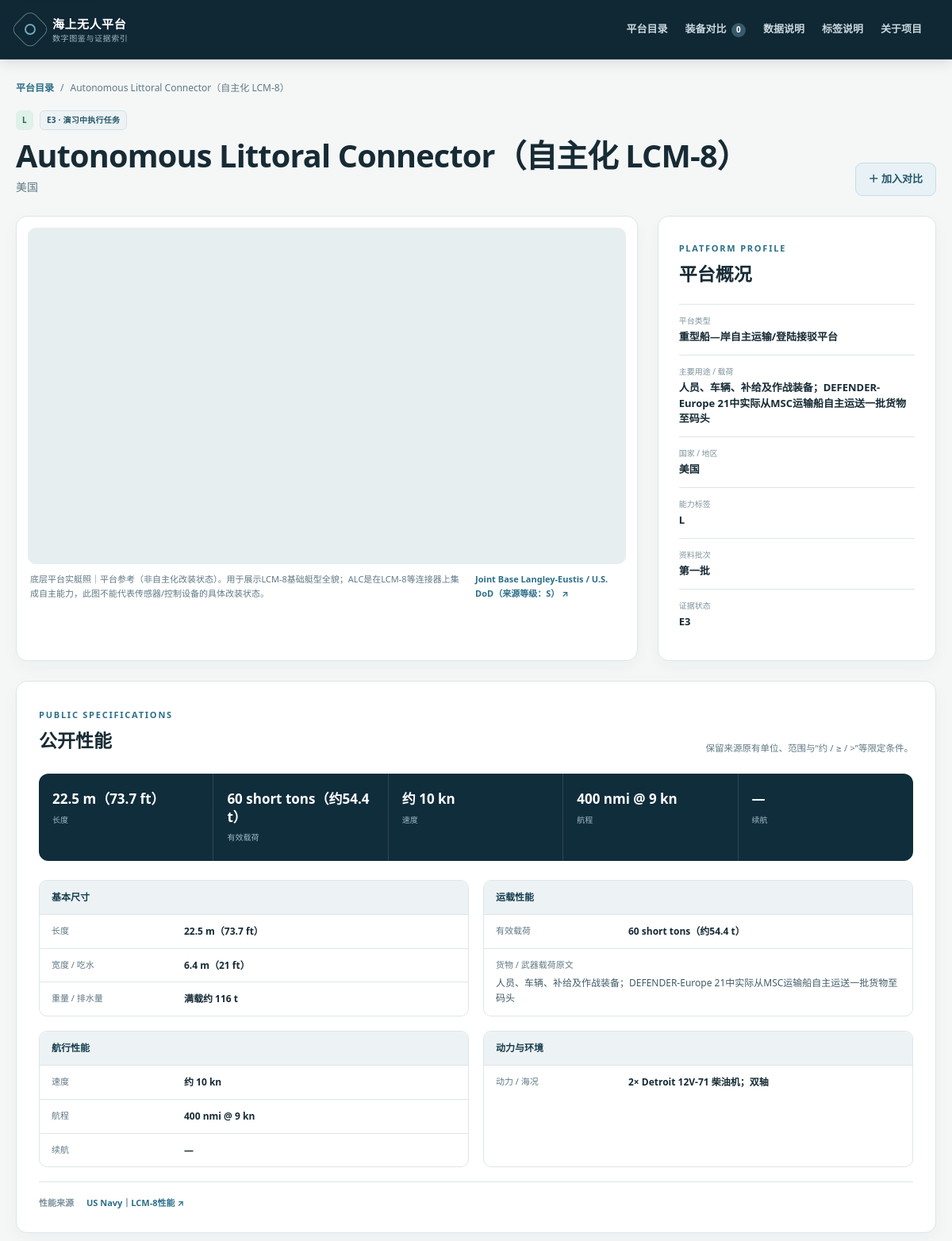
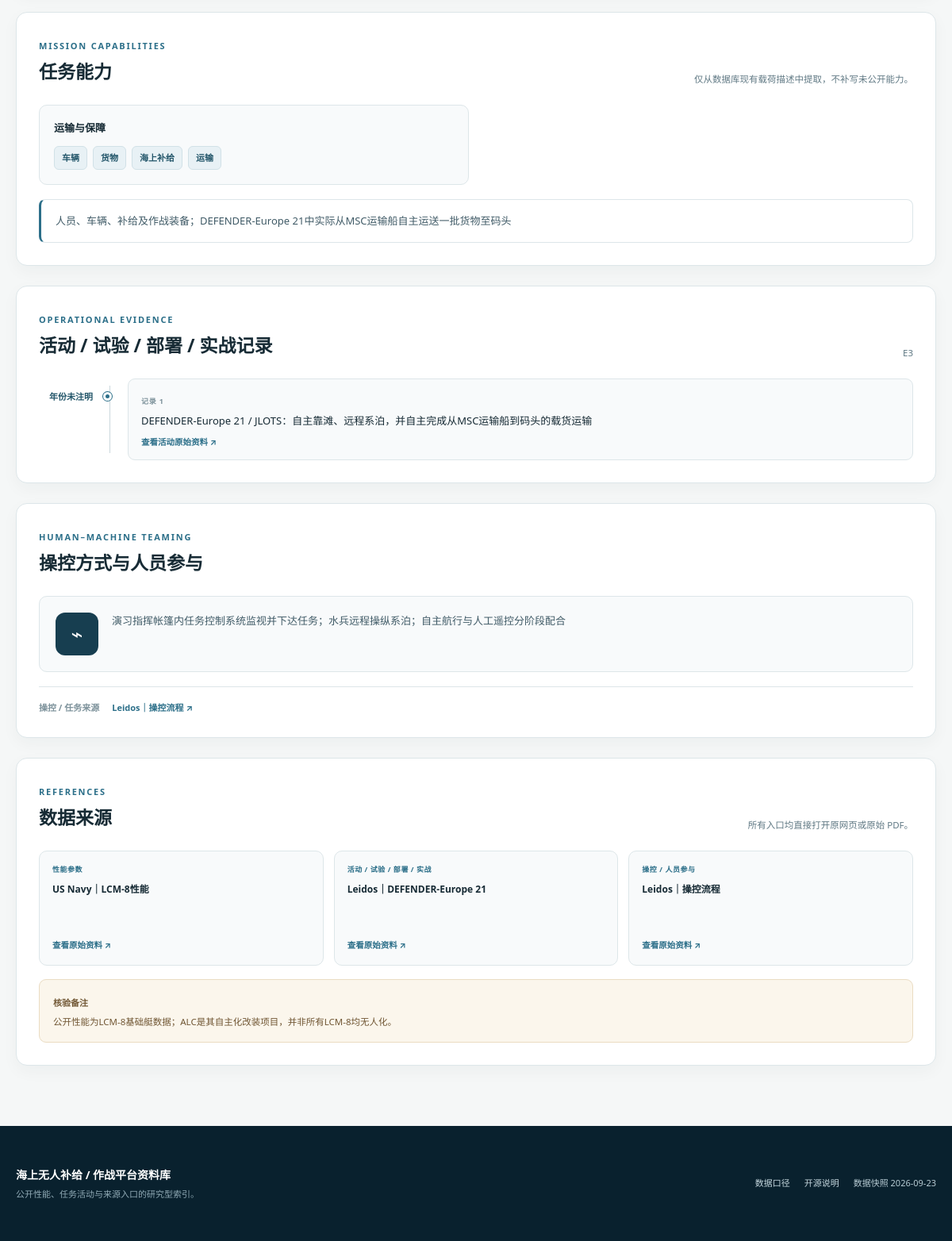
Page /platform/2 on the committed database (2 pictures, top to bottom).
### tables this page shows
CREATE TABLE platforms (
    id INTEGER PRIMARY KEY,
    name TEXT NOT NULL UNIQUE,
    country TEXT NOT NULL,
    batch INTEGER NOT NULL CHECK (batch IN (1, 2)),
    label TEXT NOT NULL CHECK (label IN ('L', 'L/W', 'W')),
    platform_type TEXT,
    payload_description TEXT,
    length_text TEXT,
    beam_draft_text TEXT,
    weight_displacement_text TEXT,
    payload_text TEXT,
    speed_text TEXT,
    range_text TEXT,
    endurance_text TEXT,
    propulsion_sea_text TEXT,
    control_people TEXT,
    evidence_code TEXT CHECK (evidence_code IN ('E2', 'E3', 'E4', 'E5') OR evidence_code IS NULL),
    evidence_raw TEXT,
    verification_note TEXT,
    source_sheet TEXT NOT NULL,
    source_row INTEGER NOT NULL,
    UNIQUE (source_sheet, source_row)
);

CREATE TABLE platform_images (
    id INTEGER PRIMARY KEY,
    platform_id INTEGER NOT NULL REFERENCES platforms(id) ON DELETE CASCADE,
    image_url TEXT,
    local_path TEXT,
    caption TEXT,
    source_url TEXT,
    source_name TEXT,
    image_type TEXT NOT NULL DEFAULT 'other'
        CHECK (image_type IN ('official', 'exercise', 'combat', 'manufacturer', 'control', 'loading', 'other')),
    is_primary INTEGER NOT NULL DEFAULT 0 CHECK (is_primary IN (0, 1)),
    sort_order INTEGER NOT NULL DEFAULT 0,
    created_at TEXT NOT NULL DEFAULT CURRENT_TIMESTAMP,
    CHECK (image_url IS NOT NULL OR local_path IS NOT NULL),
    CHECK (image_url IS NULL OR image_url LIKE 'http://%' OR image_url LIKE 'https://%'),
    CHECK (source_url IS NULL OR source_url LIKE 'http://%' OR source_url LIKE 'https://%')
);

CREATE TABLE source_links (
    id INTEGER PRIMARY KEY,
    platform_id INTEGER NOT NULL REFERENCES platforms(id) ON DELETE CASCADE,
    role TEXT NOT NULL CHECK (role IN ('performance', 'activity', 'control')),
    title TEXT NOT NULL,
    url TEXT NOT NULL,
    UNIQUE (platform_id, role, url)
);

CREATE TABLE activities (
    id INTEGER PRIMARY KEY,
    platform_id INTEGER NOT NULL REFERENCES platforms(id) ON DELETE CASCADE,
    sequence_no INTEGER NOT NULL,
    description TEXT NOT NULL,
    UNIQUE (platform_id, sequence_no)
);

### app.py (the view)
    @app.route("/platform/<int:platform_id>")
    def detail(platform_id):
        db = get_db()
        row = db.execute("SELECT * FROM platforms WHERE id = ?", (platform_id,)).fetchone()
        if row is None:
            abort(404)
        platform = dict(row)
        activities = [
            {**dict(item), "year": activity_year(item["description"])}
            for item in db.execute(
                "SELECT id, sequence_no, description FROM activities WHERE platform_id = ? ORDER BY sequence_no",
                (platform_id,),
            ).fetchall()
        ]
        links = clean_links(db.execute(
            "SELECT role, title, url FROM source_links WHERE platform_id = ? "
            "ORDER BY CASE role WHEN 'performance' THEN 1 WHEN 'activity' THEN 2 ELSE 3 END, id",
            (platform_id,),
        ).fetchall())
        links_by_role = {role: [link for link in links if link["role"] == role] for role in SOURCE_ROLE_LABELS}
        return render_template(
            "platform_detail.html", platform=platform, activities=activities, links=links,
            links_by_role=links_by_role, images=platform_images(db, platform_id),
            performance_groups=PERFORMANCE_GROUPS, highlight_fields=HIGHLIGHT_FIELDS,
            capability_groups=capability_groups(platform.get("payload_description")),
        )

### app.py (called while the page is built)
def is_missing(value) -> bool:
    if value is None or not str(value).strip():
        return True
    text = str(value).strip()
    return text in MISSING_VALUES

def safe_http_url(value: str | None) -> str | None:
    if not value:
        return None
    url = value.strip()
    if any(character.isspace() or ord(character) < 32 for character in url):
        return None
    try:
        parsed = urlparse(url)
        _port = parsed.port
    except ValueError:
        return None
    if (
        parsed.scheme.lower() not in {"http", "https"}
        or not parsed.hostname
        or parsed.username is not None
        or parsed.password is not None
    ):
        return None
    return url

def safe_static_path(value: str | None) -> str | None:
    if not value:
        return None
    normalized = value.strip().replace("\\", "/")
    path = PurePosixPath(normalized)
    if path.is_absolute() or ".." in path.parts or normalized.startswith("/"):
        return None
    if normalized != "img/placeholder-platform.svg" and not normalized.startswith("img/platforms/"):
        return None
    return normalized

def capability_groups(text: str | None) -> list[dict]:
    source = text or ""
    groups = []
    for heading, terms in CAPABILITY_TERMS.items():
        labels = []
        for needle, label in terms:
            if needle.lower() in source.lower() and label not in labels:
                if needle == "火箭" and "制导火箭" in source:
                    continue
                labels.append(label)
        if labels:
            groups.append({"heading": heading, "items": labels})
    return groups

def activity_year(description: str) -> str:
    match = re.search(r"(?<!\d)(20\d{2})(?!\d)", description or "")
    return match.group(1) if match else "年份未注明"

def evidence_badge_label(code: str | None, raw: str | None) -> str:
    if code in EVIDENCE_HELP:
        return code
    if re.search(r"未达\s*E2", raw or "", flags=re.IGNORECASE):
        return "未达E2"
    return "未评级"

### templates/platform_detail.html (shortened to what this page needs)
{% extends "base.html" %}
{% block content %}
<div class="page-shell detail-page">
  <nav class="breadcrumbs" aria-label="面包屑"><a href="{{ url_for('index') }}">平台目录</a><span>/</span><span aria-current="page">{{ platform.name }}</span></nav>
  <header class="detail-titlebar">
    <div><div class="title-badges"><span class="label-badge label-{{ platform.label|replace('/', '') }}">{{ platform.label }}</span><span class="evidence-badge evidence-{{ platform.evidence_code or 'NA' }}">{{ evidence_badge_label(platform.evidence_code, platform.evidence_raw) }}{% if platform.evidence_code %} · {{ evidence_help[platform.evidence_code] }}{% endif %}</span></div><h1>{{ platform.name }}</h1><p>{{ platform.country }}</p></div>
    <button class="button button-compare" type="button" data-compare-toggle data-platform-id="{{ platform.id }}" data-platform-name="{{ platform.name }}" data-platform-country="{{ platform.country }}" aria-pressed="false">＋ 加入对比</button>
  </header>
  <section class="detail-overview" aria-label="平台概览">
    <div class="gallery" data-gallery>
      <div class="gallery-stage">
        <img src="{{ images[0].src }}" alt="{{ platform.name }}；{{ images[0].caption }}" decoding="async" data-gallery-main data-image-fallback="{{ url_for('static', filename='img/placeholder-platform.svg') }}">
      </div>
      <div class="gallery-meta"><p data-gallery-caption>{{ images[0].caption }}</p><a {% if not images[0].source_url %}hidden{% endif %} href="{{ images[0].source_url or '#' }}" target="_blank" rel="noopener noreferrer" data-gallery-source>{{ images[0].source_name or '查看图片来源' }} ↗</a></div>
    </div>
    <aside class="platform-snapshot">
      <span class="eyebrow eyebrow-dark">PLATFORM PROFILE</span><h2>平台概况</h2>
      <dl><div><dt>平台类型</dt><dd>{{ platform.platform_type|shown }}</dd></div><div><dt>主要用途 / 载荷</dt><dd>{{ platform.payload_description|shown }}</dd></div><div><dt>国家 / 地区</dt><dd>{{ platform.country }}</dd></div><div><dt>能力标签</dt><dd>{{ platform.label }}</dd></div><div><dt>资料批次</dt><dd>第{{ '一' if platform.batch == 1 else '二' }}批</dd></div><div><dt>证据状态</dt><dd>{{ platform.evidence_raw|shown }}</dd></div></dl>
    </aside>
  </section>
  <section class="detail-section" id="performance">
    <div class="section-heading"><div><span class="eyebrow eyebrow-dark">PUBLIC SPECIFICATIONS</span><h2>公开性能</h2></div><p>保留来源原有单位、范围与“约 / ≥ / &gt;”等限定条件。</p></div>
    <dl class="metric-strip">{% for field, label in highlight_fields %}<div><dt>{{ label }}</dt><dd>{{ platform[field]|shown }}</dd></div>{% endfor %}</dl>
    <div class="spec-groups">
      {% for group, fields in performance_groups %}<section class="spec-group"><h3>{{ group }}</h3><dl>{% for field, label in fields %}<div><dt>{{ label }}</dt><dd>{{ platform[field]|shown }}</dd></div>{% endfor %}{% if group == '运载性能' %}<div class="spec-wide"><dt>货物 / 武器载荷原文</dt><dd>{{ platform.payload_description|shown }}</dd></div>{% endif %}</dl></section>{% endfor %}
    </div>
    {% if links_by_role.performance %}<div class="inline-sources"><span>性能来源</span>{% for link in links_by_role.performance %}<a href="{{ link.url }}" target="_blank" rel="noopener noreferrer">{{ link.title }} ↗</a>{% endfor %}</div>{% endif %}
  </section>
  <section class="detail-section" id="capabilities">
    <div class="section-heading"><div><span class="eyebrow eyebrow-dark">MISSION CAPABILITIES</span><h2>任务能力</h2></div><p>仅从数据库现有载荷描述中提取，不补写未公开能力。</p></div>
    {% if capability_groups %}<div class="capability-groups">{% for group in capability_groups %}<div class="capability-group"><h3>{{ group.heading }}</h3><div>{% for item in group['items'] %}<span>{{ item }}</span>{% endfor %}</div></div>{% endfor %}</div>{% endif %}
    <p class="source-text-block">{{ platform.payload_description|shown }}</p>
  </section>
  <section class="detail-section" id="activities">
    <div class="section-heading"><div><span class="eyebrow eyebrow-dark">OPERATIONAL EVIDENCE</span><h2>活动 / 试验 / 部署 / 实战记录</h2></div><p>{{ platform.evidence_raw|shown }}</p></div>
    {% if activities %}<ol class="timeline">{% for activity in activities %}<li><div class="timeline-year">{{ activity.year }}</div><div class="timeline-marker" aria-hidden="true"></div><article><span>记录 {{ loop.index|string|upper }}</span><p>{{ activity.description }}</p>{% if links_by_role.activity %}<div>{% for link in links_by_role.activity %}<a href="{{ link.url }}" target="_blank" rel="noopener noreferrer">查看活动原始资料 ↗</a>{% endfor %}</div>{% endif %}</article></li>{% endfor %}</ol>{% else %}<p class="empty-inline">原始数据暂未拆分出活动记录。</p>{% endif %}
  </section>
  <section class="detail-section" id="control">
    <div class="section-heading"><div><span class="eyebrow eyebrow-dark">HUMAN–MACHINE TEAMING</span><h2>操控方式与人员参与</h2></div></div>
    <div class="control-panel"><div class="control-icon" aria-hidden="true">⌁</div><p>{{ platform.control_people|shown }}</p></div>
    {% if links_by_role.control %}<div class="inline-sources"><span>操控 / 任务来源</span>{% for link in links_by_role.control %}<a href="{{ link.url }}" target="_blank" rel="noopener noreferrer">{{ link.title }} ↗</a>{% endfor %}</div>{% endif %}
  </section>
  <section class="detail-section references-section" id="references">
    <div class="section-heading"><div><span class="eyebrow eyebrow-dark">REFERENCES</span><h2>数据来源</h2></div><p>所有入口均直接打开原网页或原始 PDF。</p></div>
    <div class="reference-grid">{% for link in links %}{% include 'partials/source_link.html' %}{% endfor %}</div>
    {% if platform.verification_note %}<aside class="verification-note"><strong>核验备注</strong><p>{{ platform.verification_note }}</p></aside>{% endif %}
  </section>
</div>
{% endblock %}

### templates/partials/source_link.html
<a class="reference-card" href="{{ link.url }}" target="_blank" rel="noopener noreferrer" data-testid="source-link">
  <span class="reference-type">{{ link.role_label }}</span>
  <strong>{{ link.title }}</strong>
  <span class="reference-action">查看原始资料 <span aria-hidden="true">↗</span></span>
</a>

### rows in the picture
platforms: name "Autonomous Littoral Connector（自主化 LCM-8）", label "L", evidence_code+evidence_raw "E3", evidence_code "演习中执行任务", country "美国", platform_type|shown "重型船—岸自主运输/登陆接驳平台", payload_description|shown "人员、车辆、补给及作战装备；DEFENDER-Europe 21中实际从MSC运输船自主运送一批货物至码头", batch "一", evidence_raw|shown "E3", length_text "22.5 m（73.7 ft）" "60 short tons（约54.4 t）" "约 10 kn" "400 nmi @ 9 kn" "—", length_text "22.5 m（73.7 ft）" "6.4 m（21 ft）" "满载约 116 t" "60 short tons（约54.4 t）" "约 10 kn" "400 nmi @ 9 kn" "—" "2× Detroit 12V-71 柴油机；双轴", payload_description|shown "人员、车辆、补给及作战装备；DEFENDER-Europe 21中实际从MSC运输船自主运送一批货物至码头", control_people|shown "演习指挥帐篷内任务控制系统监视并下达任务；水兵远程操纵系泊；自主航行与人工遥控分阶段配合", verification_note "公开性能为LCM-8基础艇数据；ALC是其自主化改装项目，并非所有LCM-8均无人化。"
platform_images: caption "底层平台实艇照｜平台参考（非自主化改装状态）。用于展示LCM-8基础艇型全貌；ALC是在LCM-8等连接器上集成自主能力，此图不能代表传感器/控制设备的具体改装状态。", source_name "Joint Base Langley-Eustis / U.S. DoD（来源等级：S）"
source_links: title "US Navy｜LCM-8性能", role_label "性能参数"
activities: year "年份未注明", description "DEFENDER-Europe 21 / JLOTS：自主靠滩、远程系泊，并自主完成从MSC运输船到码头的载货运输"
source_links: role_label "活动 / 试验 / 部署 / 实战", title "Leidos｜DEFENDER-Europe 21"
source_links: title "Leidos｜操控流程", role_label "操控 / 人员参与"

### other values in the picture
{{ label }} "长度" "有效载荷" "速度" "航程" "续航"
{{ group }} "基本尺寸" "运载性能" "航行性能" "动力与环境"
{{ label }} "长度" "宽度 / 吃水" "重量 / 排水量" "有效载荷" "速度" "航程" "续航" "动力 / 海况"
{{ group.heading }} "运输与保障"
{{ item }} "车辆" "货物" "海上补给" "运输"
